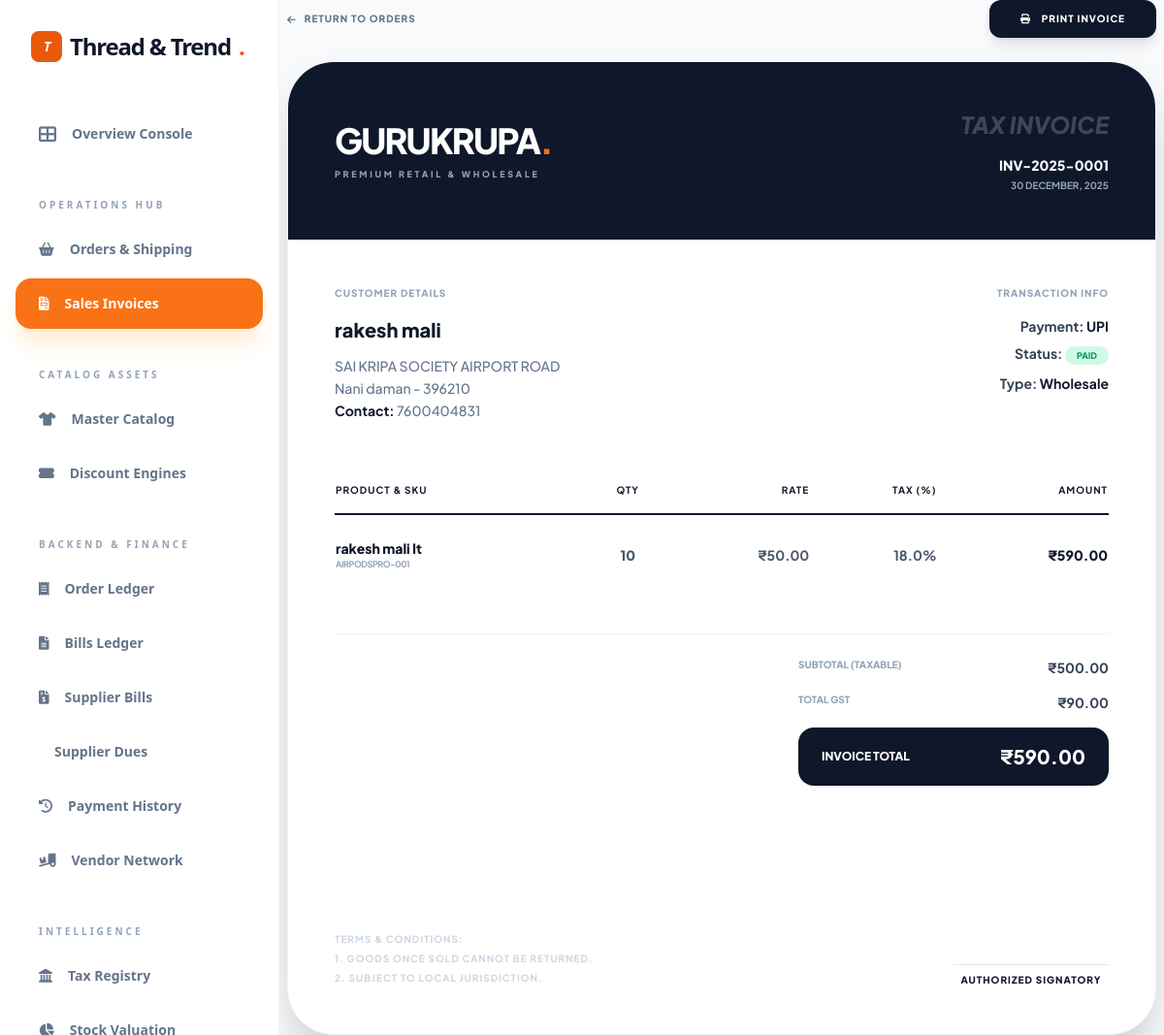
The page /admin/billing/invoices.php?id=1 (signed in) on the database its author committed.
### tables this page shows
CREATE TABLE `invoices` (
  `invoice_id` int(11) NOT NULL,
  `order_id` int(11) NOT NULL,
  `invoice_number` varchar(50) DEFAULT NULL,
  `invoice_date` datetime DEFAULT current_timestamp(),
  `gst_total` decimal(10,2) DEFAULT 0.00,
  `subtotal` decimal(10,2) NOT NULL,
  `total_amount` decimal(10,2) NOT NULL,
  `created_at` datetime DEFAULT current_timestamp(),
  `updated_at` datetime DEFAULT current_timestamp() ON UPDATE current_timestamp()
);

CREATE TABLE `users` (
  `user_id` int(11) NOT NULL,
  `name` varchar(100) NOT NULL,
  `email` varchar(100) NOT NULL,
  `password` varchar(255) NOT NULL,
  `google_id` varchar(255) DEFAULT NULL,
  `phone` varchar(15) DEFAULT NULL,
  `address` text DEFAULT NULL,
  `city` varchar(50) DEFAULT NULL,
  `state` varchar(50) DEFAULT NULL,
  `country` varchar(50) DEFAULT NULL,
  `pincode` varchar(10) DEFAULT NULL,
  `gst_number` varchar(15) DEFAULT NULL,
  `business_name` varchar(150) DEFAULT NULL,
  `role` enum('user','admin') DEFAULT 'user',
  `status` enum('active','inactive') DEFAULT 'active',
  `is_verified_wholesale` tinyint(1) DEFAULT 0,
  `created_at` datetime DEFAULT current_timestamp(),
  `updated_at` datetime DEFAULT current_timestamp() ON UPDATE current_timestamp()
);

CREATE TABLE `orders` (
  `order_id` int(11) NOT NULL,
  `user_id` int(11) NOT NULL,
  `order_type` enum('retail','wholesale') DEFAULT 'retail',
  `order_status` enum('pending','confirmed','packed','shipped','delivered','cancelled','returned') DEFAULT 'pending',
  `payment_status` enum('pending','paid','failed','refunded') DEFAULT 'pending',
  `payment_method` enum('card','upi','wallet','cod') DEFAULT 'cod',
  `total_amount` decimal(10,2) NOT NULL,
  `gst_amount` decimal(10,2) DEFAULT 0.00,
  `discount_amount` decimal(10,2) DEFAULT 0.00,
  `created_at` datetime DEFAULT current_timestamp(),
  `updated_at` datetime DEFAULT current_timestamp() ON UPDATE current_timestamp()
);

CREATE TABLE `order_items` (
  `order_item_id` int(11) NOT NULL,
  `order_id` int(11) NOT NULL,
  `product_id` int(11) NOT NULL,
  `variant_id` int(11) DEFAULT NULL,
  `quantity` int(11) NOT NULL,
  `unit_price` decimal(10,2) NOT NULL,
  `gst_percent` decimal(5,2) DEFAULT 0.00,
  `discount_percent` decimal(5,2) DEFAULT 0.00,
  `total_price` decimal(10,2) NOT NULL
);

CREATE TABLE `products` (
  `product_id` int(11) NOT NULL,
  `supplier_id` int(11) NOT NULL,
  `category_id` int(11) NOT NULL,
  `preferred_supplier_id` int(11) DEFAULT NULL,
  `name` varchar(150) NOT NULL,
  `sku` varchar(50) DEFAULT NULL,
  `description` text DEFAULT NULL,
  `price` decimal(10,2) NOT NULL,
  `wholesale_price` decimal(10,2) NOT NULL,
  `min_wholesale_qty` int(11) DEFAULT 10,
  `gst_percent` decimal(5,2) DEFAULT 0.00,
  `discount_percent` decimal(5,2) DEFAULT 0.00,
  `status` enum('active','inactive') DEFAULT 'active',
  `created_at` datetime DEFAULT current_timestamp(),
  `updated_at` datetime DEFAULT current_timestamp() ON UPDATE current_timestamp(),
  `stock` int(11) DEFAULT 0,
  `min_stock_level` int(11) DEFAULT 10,
  `main_image` varchar(255) DEFAULT NULL,
  `image_1` varchar(255) DEFAULT NULL,
  `image_2` varchar(255) DEFAULT NULL,
  `image_3` varchar(255) DEFAULT NULL,
  `image_4` varchar(255) DEFAULT NULL
);

### admin/billing/invoices.php (the view, shortened to what this page needs)
<?php
$base_path = $_SERVER['DOCUMENT_ROOT'] . '/ecommerce-website/';
require_once "../../config/database.php";
include $base_path . 'includes/admin-header.php';
$invoice_id = $_GET['id'] ?? null;
$sql = "SELECT i.*, o.order_type, o.payment_method, o.payment_status as p_status,
               u.name as cust_name, u.phone, u.address, u.city, u.pincode, u.gst_number as cust_gst
        FROM invoices i
        JOIN orders o ON i.order_id = o.order_id
        JOIN users u ON o.user_id = u.user_id
        WHERE i.invoice_id = ?";
$stmt = $pdo->prepare($sql);
$stmt->execute([$invoice_id]);
$inv = $stmt->fetch();
$item_sql = "SELECT oi.*, p.name as prod_name, p.sku
             FROM order_items oi
             JOIN products p ON oi.product_id = p.product_id
             WHERE oi.order_id = ?";
$items_stmt = $pdo->prepare($item_sql);
$items_stmt->execute([$inv['order_id']]);
$line_items = $items_stmt->fetchAll();
include $base_path . 'includes/sidebar.php';
?>
<!DOCTYPE html>
<html lang="en">
<head>
    <script src="https://cdn.tailwindcss.com"></script>
    <link rel="stylesheet" href="https://cdnjs.cloudflare.com/ajax/libs/font-awesome/6.0.0/css/all.min.css">
</head>
<body class="bg-slate-100 py-10 px-4">
    <div class="max-w-4xl mx-auto mb-6 flex justify-between no-print">
      <a href="..\orders\orders-list.php" class="inline-flex items-center text-slate-500 font-black text-[10px] uppercase tracking-widest hover:text-slate-900 transition-all">
    <i class="fas fa-arrow-left mr-2"></i> Return to Orders
</a>
        <div class="flex gap-3">
            <button onclick="window.print()" class="bg-slate-900 text-white px-8 py-3 rounded-xl font-black text-[10px] uppercase tracking-widest hover:bg-orange-600 transition-all shadow-lg">
                <i class="fas fa-print mr-2"></i> Print Invoice
            </button>
        </div>
    </div>
    <div class="invoice-card max-w-4xl mx-auto bg-white rounded-[3rem] shadow-2xl overflow-hidden border border-slate-100">
        <div class="p-12 bg-slate-900 text-white flex justify-between items-center">
            <div>
                <h1 class="text-4xl font-black tracking-tighter">GURUKRUPA<span class="text-orange-500">.</span></h1>
                <p class="text-slate-400 text-[9px] font-black uppercase tracking-[0.3em] mt-2">Premium Retail & Wholesale</p>
            </div>
            <div class="text-right">
                <h2 class="text-2xl font-black uppercase italic opacity-20">Tax Invoice</h2>
                <div class="mt-4 space-y-1">
                    <p class="text-sm font-black"><?= $inv['invoice_number'] ?></p>
                    <p class="text-[10px] text-slate-400 font-bold uppercase"><?= date('d F, Y', strtotime($inv['invoice_date'])) ?></p>
                </div>
            </div>
        </div>
        <div class="p-12">
            <div class="grid grid-cols-2 gap-12 mb-12">
                <div>
                    <p class="text-[10px] font-black text-slate-400 uppercase tracking-widest mb-4">Customer Details</p>
                    <h4 class="text-xl font-black text-slate-900"><?= htmlspecialchars($inv['cust_name']) ?></h4>
                    <div class="text-sm text-slate-500 mt-3 leading-relaxed font-medium">
                        <?= htmlspecialchars($inv['address']) ?><br>
                        <?= htmlspecialchars($inv['city']) ?> - <?= $inv['pincode'] ?><br>
                        <span class="text-slate-900 font-bold">Contact:</span> <?= $inv['phone'] ?><br>
                    </div>
                </div>
                <div class="text-right">
                    <p class="text-[10px] font-black text-slate-400 uppercase tracking-widest mb-4">Transaction Info</p>
                    <div class="space-y-2">
                        <p class="text-sm font-bold text-slate-700">Payment: <span class="uppercase text-slate-900"><?= $inv['payment_method'] ?></span></p>
                        <p class="text-sm font-bold text-slate-700">Status:
                            <span class="px-3 py-1 rounded-full text-[9px] font-black uppercase <?= $inv['p_status'] == 'paid' ? 'bg-emerald-100 text-emerald-600' : 'bg-amber-100 text-amber-600' ?>">
                                <?= $inv['p_status'] ?>
                            </span>
                        </p>
                        <p class="text-sm font-bold text-slate-700">Type: <span class="capitalize text-slate-900"><?= $inv['order_type'] ?></span></p>
                    </div>
                </div>
            </div>
            <table class="w-full mb-10">
                <thead>
                    <tr class="border-b-2 border-slate-900 text-[10px] font-black text-slate-900 uppercase tracking-widest">
                        <th class="py-4 text-left">Product & SKU</th>
                        <th class="py-4 text-center">Qty</th>
                        <th class="py-4 text-right">Rate</th>
                        <th class="py-4 text-right">Tax (%)</th>
                        <th class="py-4 text-right">Amount</th>
                    </tr>
                </thead>
                <tbody class="divide-y divide-slate-100">
                    <?php foreach ($line_items as $item): ?>
                    <tr>
                        <td class="py-6">
                            <p class="text-sm font-black text-slate-900"><?= htmlspecialchars($item['prod_name']) ?></p>
                            <p class="text-[9px] text-slate-400 font-bold uppercase tracking-tighter"><?= $item['sku'] ?></p>
                        </td>
                        <td class="py-6 text-center text-sm font-black text-slate-600"><?= $item['quantity'] ?></td>
                        <td class="py-6 text-right text-sm font-bold text-slate-600">₹<?= number_format($item['unit_price'], 2) ?></td>
                        <td class="py-6 text-right text-sm font-bold text-slate-600"><?= number_format($item['gst_percent'], 1) ?>%</td>
                        <td class="py-6 text-right text-sm font-black text-slate-900">₹<?= number_format($item['total_price'], 2) ?></td>
                    </tr>
                    <?php endforeach; ?>
                </tbody>
            </table>
            <div class="flex justify-end pt-6 border-t border-slate-100">
                <div class="w-full max-w-xs space-y-4">
                    <div class="flex justify-between">
                        <span class="text-[10px] font-black text-slate-400 uppercase">Subtotal (Taxable)</span>
                        <span class="text-sm font-bold text-slate-700">₹<?= number_format($inv['subtotal'], 2) ?></span>
                    </div>
                    <div class="flex justify-between">
                        <span class="text-[10px] font-black text-slate-400 uppercase">Total GST</span>
                        <span class="text-sm font-bold text-slate-700">₹<?= number_format($inv['gst_total'], 2) ?></span>
                    </div>
                    <div class="flex justify-between items-center py-4 px-6 bg-slate-900 rounded-2xl">
                        <span class="text-xs font-black text-white uppercase">Invoice Total</span>
                        <span class="text-xl font-black text-white">₹<?= number_format($inv['total_amount'], 2) ?></span>
                    </div>
                </div>
            </div>
            <div class="mt-20 flex justify-between items-end border-t border-slate-50 pt-10">
                <div class="text-[10px] text-slate-300 font-bold uppercase tracking-widest leading-loose">
                    Terms & Conditions:<br>
                    1. Goods once sold cannot be returned.<br>
                    2. Subject to local jurisdiction.
                </div>
                <div class="text-center">
                    <div class="h-16 w-40 border-b border-slate-200 mb-2 mx-auto"></div>
                    <p class="text-[10px] font-black text-slate-900 uppercase tracking-widest">Authorized Signatory</p>
                </div>
            </div>
        </div>
    </div>
<?php include $base_path . "includes/admin-footer.php"; ?>
</body>
</html>

### includes/admin-header.php (style rules this page uses)
body { font-family: 'Plus Jakarta Sans', sans-serif; background-color: #f8fafc; color: #1e293b; overflow-x: hidden; }

### rows shown on the page
invoices: invoice_number "INV-2025-0001", invoice_date "30 DECEMBER, 2025", users.name "rakesh mali", users.address "SAI KRIPA SOCIETY AIRPORT ROAD", users.city "Nani daman", users.pincode "396210", users.phone "7600404831", order.payment_method "UPI", order.payment_status "PAID", order.order_type "Wholesale", subtotal "500.00", gst_total "90.00", total_amount "590.00"
order_items: product.name "rakesh mali lt", product.sku "AIRPODSPRO-001", quantity "10", unit_price "50.00", gst_percent "18.0", total_price "590.00"
